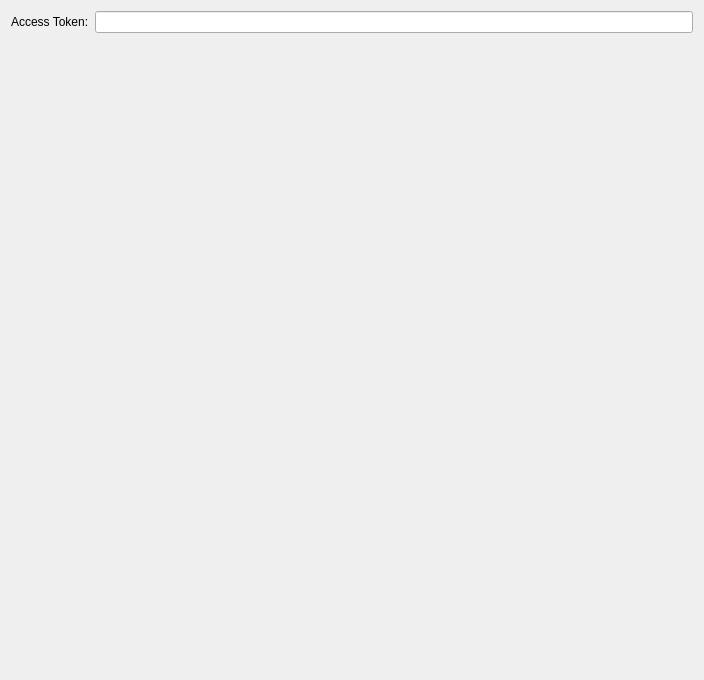
<?xml version="1.0" encoding="UTF-8"?>
<ui version="4.0">
 <class>OutlookSettingsDialog</class>
 <widget class="QWidget" name="OutlookSettingsDialog">
  <property name="geometry">
   <rect>
    <x>0</x>
    <y>0</y>
    <width>704</width>
    <height>680</height>
   </rect>
  </property>
  <property name="minimumSize">
   <size>
    <width>500</width>
    <height>300</height>
   </size>
  </property>
  <layout class="QFormLayout" name="verticalLayout_2">
   <item row="0" column="0">
    <widget class="QLabel" name="label">
     <property name="text">
      <string>Access Token:</string>
     </property>
    </widget>
   </item>
   <item row="0" column="1">
    <widget class="QLineEdit" name="accessTokenEdit"/>
   </item>
  </layout>
 </widget>
 <resources/>
 <connections/>
</ui>
